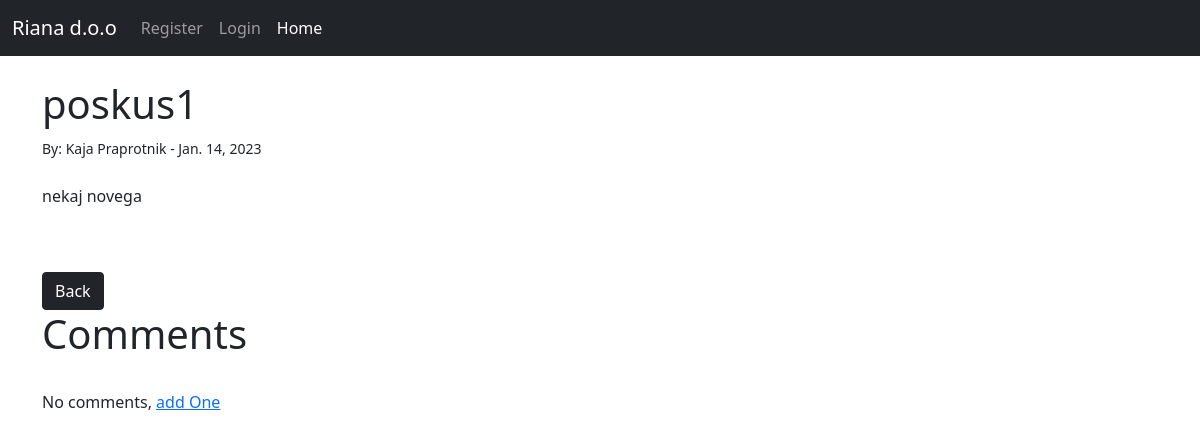
/blog/38, run on an earlier commit of the app's database.
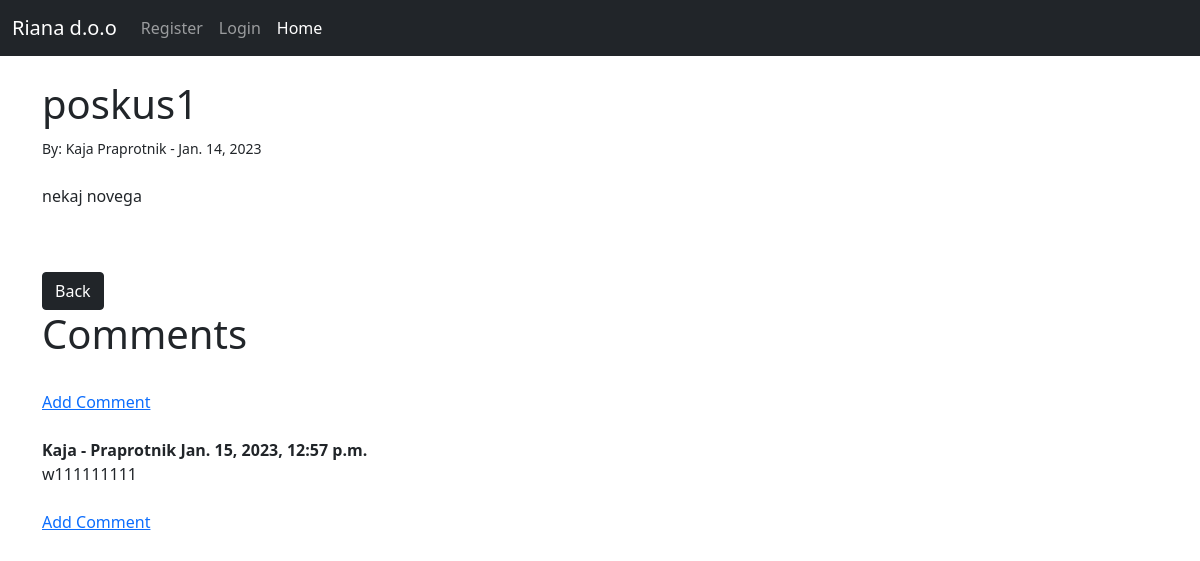
And on a later commit of the database.
### rianablog/models.py (models this page shows, shortened)
class Post(models.Model):
	title = models.CharField(max_length=255)
	author = models.ForeignKey(User, on_delete=models.CASCADE)
	body = RichTextField(blank=True, null=True)
	post_date = models.DateField(auto_now_add=True)

class Comment(models.Model):
	post = models.ForeignKey(Post, related_name="comments", on_delete=models.CASCADE)
	name = models.CharField(max_length=255)
	body = models.TextField()
	date_added = models.DateTimeField(auto_now_add=True)

### rianablog/views.py (the view)
# urls.py: path('blog/<int:pk>', BlogDetailView.as_view(), name='blog-detail'),
class BlogDetailView(DetailView):
	model = Post
	template_name = 'post_details.html'

### rianablog/templates/post_details.html (shortened to what this page needs)
{% extends 'base.html' %}
{% block content %}
<h1>{{ post.title }}</h1>
<small>By:
 {{post.author.first_name}}
{{post.author.last_name}} - {{post.post_date}}</small><br/>
<br/>
{{ post.body|safe }}
<br/><br/>
<a href="{% url 'home' %}" class="btn btn-dark">Back</a>
<h1>Comments</h1>
<br/>
{% if not post.comments.all %}
    No comments, <a href="{% url 'add_comment' post.pk %}">add One</a>
{% else %}
<a href="{% url 'add_comment' post.pk %}">Add Comment</a>
<br/><br/>
    {% for comment in post.comments.all %}
        <strong>
            {{post.author.first_name}} -
            {{post.author.last_name}}
            {{ comment.date_added }}
        </strong>
        <br/>
        {{ comment.body }}
        <br/><br/>
    {% endfor %}
        <a href="{% url 'add_comment' post.pk %}">Add Comment</a>
{% endif %}
<br/>
<br/><br/>
{% endblock %}

What changed in the data, as far as the page shows it:
added Comment: {{ post.author.first_name }} "Kaja", {{ post.author.last_name }} "Praprotnik", date_added "Jan. 15, 2023, 12:57 p.m.", body "w111111111"
Also different on the page:
text no longer shown: "No comments, add One"
text now shown: "Add Comment Add Comment"
